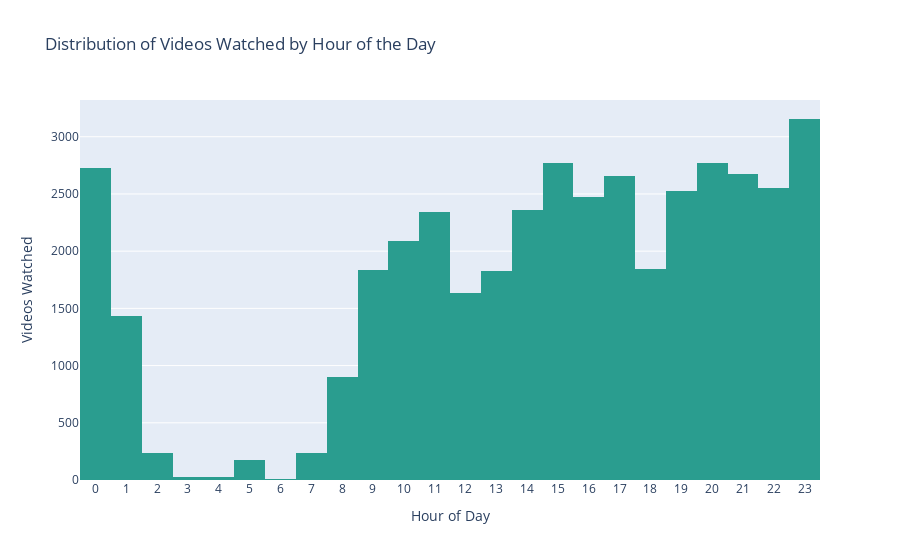

The cell this chart's notebook holds for it:
### Markdown cell above
# Distribution of Videos Watched by Hour of the Day

Constructed a histogram that maps out the total videos watched by the hour.

### Code cell
file_path = "Data/watch_data_eng.csv"
df = pd.read_csv(file_path)


df['Watch Hour'] = pd.to_datetime(df['Watch Hour'], format='%H:%M:%S', errors='coerce').dt.hour


fig = px.histogram(df, x='Watch Hour',
                   title="Distribution of Videos Watched by Hour of the Day",
                   labels={'Watch Hour': 'Hour of Day', 'count': 'Number of Videos Watched'},
                   nbins=24, color_discrete_sequence=['#2A9D8F'])  


fig.update_layout(xaxis=dict(tickmode='linear', dtick=1), yaxis_title="Videos Watched")
fig.show()

### Figure 1 — Plotly figure (JSON) as saved in the notebook; plotly's stock layout.template omitted (floating-point values rounded to 4 significant figures; data arrays with more than 128 entries replaced by an {"elided": "..."} marker saying what was removed)
{"data": [{"alignmentgroup": "True", "bingroup": "x", "hovertemplate": "Hour of Day=%{x}<br>count=%{y}<extra></extra>", "legendgroup": "", "marker": {"color": "#2A9D8F", "pattern": {"shape": ""}}, "name": "", "nbinsx": 24, "offsetgroup": "", "orientation": "v", "showlegend": false, "type": "histogram", "x": {"elided": "41280 int values"}, "xaxis": "x", "yaxis": "y"}], "layout": {"barmode": "relative", "legend": {"tracegroupgap": 0}, "title": {"text": "Distribution of Videos Watched by Hour of the Day"}, "xaxis": {"anchor": "y", "domain": [0, 1], "dtick": 1, "tickmode": "linear", "title": {"text": "Hour of Day"}}, "yaxis": {"anchor": "x", "domain": [0, 1], "title": {"text": "Videos Watched"}}}}
